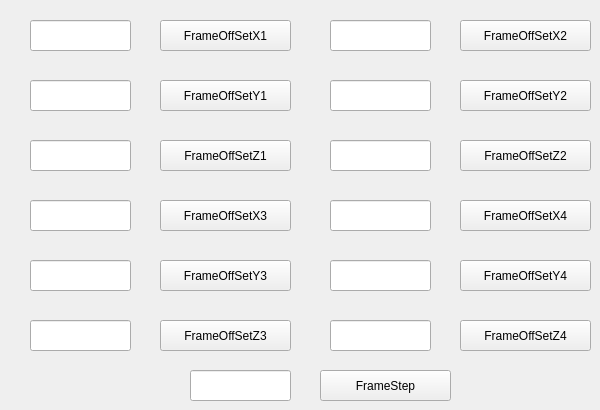
   <widget class="QWidget" name="page_4">
    <widget class="QPushButton" name="pushButton_FrameOffSetX1">
     <property name="geometry">
      <rect>
       <x>160</x>
       <y>20</y>
       <width>131</width>
       <height>31</height>
      </rect>
     </property>
     <property name="styleSheet">
      <string notr="true">font: 75 12pt &quot;微软雅黑&quot;;</string>
     </property>
     <property name="text">
      <string>FrameOffSetX1</string>
     </property>
    </widget>
    <widget class="QLineEdit" name="lineEdit_FrameOffSetX1">
     <property name="geometry">
      <rect>
       <x>30</x>
       <y>20</y>
       <width>101</width>
       <height>31</height>
      </rect>
     </property>
     <property name="alignment">
      <set>Qt::AlignCenter</set>
     </property>
    </widget>
    <widget class="QPushButton" name="pushButton_FrameOffSetZ1">
     <property name="geometry">
      <rect>
       <x>160</x>
       <y>140</y>
       <width>131</width>
       <height>31</height>
      </rect>
     </property>
     <property name="styleSheet">
      <string notr="true">font: 75 12pt &quot;微软雅黑&quot;;</string>
     </property>
     <property name="text">
      <string>FrameOffSetZ1</string>
     </property>
    </widget>
    <widget class="QLineEdit" name="lineEdit_FrameOffSetZ1">
     <property name="geometry">
      <rect>
       <x>30</x>
       <y>140</y>
       <width>101</width>
       <height>31</height>
      </rect>
     </property>
     <property name="alignment">
      <set>Qt::AlignCenter</set>
     </property>
    </widget>
    <widget class="QLineEdit" name="lineEdit_FrameStep">
     <property name="geometry">
      <rect>
       <x>190</x>
       <y>370</y>
       <width>101</width>
       <height>31</height>
      </rect>
     </property>
     <property name="alignment">
      <set>Qt::AlignCenter</set>
     </property>
    </widget>
    <widget class="QPushButton" name="pushButton_FrameOffSetY1">
     <property name="geometry">
      <rect>
       <x>160</x>
       <y>80</y>
       <width>131</width>
       <height>31</height>
      </rect>
     </property>
     <property name="styleSheet">
      <string notr="true">font: 75 12pt &quot;微软雅黑&quot;;</string>
     </property>
     <property name="text">
      <string>FrameOffSetY1</string>
     </property>
    </widget>
    <widget class="QPushButton" name="pushButton_FrameStep">
     <property name="geometry">
      <rect>
       <x>320</x>
       <y>370</y>
       <width>131</width>
       <height>31</height>
      </rect>
     </property>
     <property name="styleSheet">
      <string notr="true">font: 75 12pt &quot;微软雅黑&quot;;</string>
     </property>
     <property name="text">
      <string>FrameStep</string>
     </property>
    </widget>
    <widget class="QLineEdit" name="lineEdit_FrameOffSetY1">
     <property name="geometry">
      <rect>
       <x>30</x>
       <y>80</y>
       <width>101</width>
       <height>31</height>
      </rect>
     </property>
     <property name="alignment">
      <set>Qt::AlignCenter</set>
     </property>
    </widget>
    <widget class="QLineEdit" name="lineEdit_FrameOffSetZ2">
     <property name="geometry">
      <rect>
       <x>330</x>
       <y>140</y>
       <width>101</width>
       <height>31</height>
      </rect>
     </property>
     <property name="alignment">
      <set>Qt::AlignCenter</set>
     </property>
    </widget>
    <widget class="QPushButton" name="pushButton_FrameOffSetY2">
     <property name="geometry">
      <rect>
       <x>460</x>
       <y>80</y>
       <width>131</width>
       <height>31</height>
      </rect>
     </property>
     <property name="styleSheet">
      <string notr="true">font: 75 12pt &quot;微软雅黑&quot;;</string>
     </property>
     <property name="text">
      <string>FrameOffSetY2</string>
     </property>
    </widget>
    <widget class="QPushButton" name="pushButton_FrameOffSetX2">
     <property name="geometry">
      <rect>
       <x>460</x>
       <y>20</y>
       <width>131</width>
       <height>31</height>
      </rect>
     </property>
     <property name="styleSheet">
      <string notr="true">font: 75 12pt &quot;微软雅黑&quot;;</string>
     </property>
     <property name="text">
      <string>FrameOffSetX2</string>
     </property>
    </widget>
    <widget class="QLineEdit" name="lineEdit_FrameOffSetX2">
     <property name="geometry">
      <rect>
       <x>330</x>
       <y>20</y>
       <width>101</width>
       <height>31</height>
      </rect>
     </property>
     <property name="alignment">
      <set>Qt::AlignCenter</set>
     </property>
    </widget>
    <widget class="QPushButton" name="pushButton_FrameOffSetZ2">
     <property name="geometry">
      <rect>
       <x>460</x>
       <y>140</y>
       <width>131</width>
       <height>31</height>
      </rect>
     </property>
     <property name="styleSheet">
      <string notr="true">font: 75 12pt &quot;微软雅黑&quot;;</string>
     </property>
     <property name="text">
      <string>FrameOffSetZ2</string>
     </property>
    </widget>
    <widget class="QLineEdit" name="lineEdit_FrameOffSetY2">
     <property name="geometry">
      <rect>
       <x>330</x>
       <y>80</y>
       <width>101</width>
       <height>31</height>
      </rect>
     </property>
     <property name="alignment">
      <set>Qt::AlignCenter</set>
     </property>
    </widget>
    <widget class="QLineEdit" name="lineEdit_FrameOffSetY3">
     <property name="geometry">
      <rect>
       <x>30</x>
       <y>260</y>
       <width>101</width>
       <height>31</height>
      </rect>
     </property>
     <property name="alignment">
      <set>Qt::AlignCenter</set>
     </property>
    </widget>
    <widget class="QPushButton" name="pushButton_FrameOffSetX3">
     <property name="geometry">
      <rect>
       <x>160</x>
       <y>200</y>
       <width>131</width>
       <height>31</height>
      </rect>
     </property>
     <property name="styleSheet">
      <string notr="true">font: 75 12pt &quot;微软雅黑&quot;;</string>
     </property>
     <property name="text">
      <string>FrameOffSetX3</string>
     </property>
    </widget>
    <widget class="QLineEdit" name="lineEdit_FrameOffSetX3">
     <property name="geometry">
      <rect>
       <x>30</x>
       <y>200</y>
       <width>101</width>
       <height>31</height>
      </rect>
     </property>
     <property name="alignment">
      <set>Qt::AlignCenter</set>
     </property>
    </widget>
    <widget class="QPushButton" name="pushButton_FrameOffSetY3">
     <property name="geometry">
      <rect>
       <x>160</x>
       <y>260</y>
       <width>131</width>
       <height>31</height>
      </rect>
     </property>
     <property name="styleSheet">
      <string notr="true">font: 75 12pt &quot;微软雅黑&quot;;</string>
     </property>
     <property name="text">
      <string>FrameOffSetY3</string>
     </property>
    </widget>
    <widget class="QPushButton" name="pushButton_FrameOffSetZ3">
     <property name="geometry">
      <rect>
       <x>160</x>
       <y>320</y>
       <width>131</width>
       <height>31</height>
      </rect>
     </property>
     <property name="styleSheet">
      <string notr="true">font: 75 12pt &quot;微软雅黑&quot;;</string>
     </property>
     <property name="text">
      <string>FrameOffSetZ3</string>
     </property>
    </widget>
    <widget class="QLineEdit" name="lineEdit_FrameOffSetZ3">
     <property name="geometry">
      <rect>
       <x>30</x>
       <y>320</y>
       <width>101</width>
       <height>31</height>
      </rect>
     </property>
     <property name="alignment">
      <set>Qt::AlignCenter</set>
     </property>
    </widget>
    <widget class="QPushButton" name="pushButton_FrameOffSetZ4">
     <property name="geometry">
      <rect>
       <x>460</x>
       <y>320</y>
       <width>131</width>
       <height>31</height>
      </rect>
     </property>
     <property name="styleSheet">
      <string notr="true">font: 75 12pt &quot;微软雅黑&quot;;</string>
     </property>
     <property name="text">
      <string>FrameOffSetZ4</string>
     </property>
    </widget>
    <widget class="QLineEdit" name="lineEdit_FrameOffSetY4">
     <property name="geometry">
      <rect>
       <x>330</x>
       <y>260</y>
       <width>101</width>
       <height>31</height>
      </rect>
     </property>
     <property name="alignment">
      <set>Qt::AlignCenter</set>
     </property>
    </widget>
    <widget class="QLineEdit" name="lineEdit_FrameOffSetZ4">
     <property name="geometry">
      <rect>
       <x>330</x>
       <y>320</y>
       <width>101</width>
       <height>31</height>
      </rect>
     </property>
     <property name="alignment">
      <set>Qt::AlignCenter</set>
     </property>
    </widget>
    <widget class="QPushButton" name="pushButton_FrameOffSetX4">
     <property name="geometry">
      <rect>
       <x>460</x>
       <y>200</y>
       <width>131</width>
       <height>31</height>
      </rect>
     </property>
     <property name="styleSheet">
      <string notr="true">font: 75 12pt &quot;微软雅黑&quot;;</string>
     </property>
     <property name="text">
      <string>FrameOffSetX4</string>
     </property>
    </widget>
    <widget class="QPushButton" name="pushButton_FrameOffSetY4">
     <property name="geometry">
      <rect>
       <x>460</x>
       <y>260</y>
       <width>131</width>
       <height>31</height>
      </rect>
     </property>
     <property name="styleSheet">
      <string notr="true">font: 75 12pt &quot;微软雅黑&quot;;</string>
     </property>
     <property name="text">
      <string>FrameOffSetY4</string>
     </property>
    </widget>
    <widget class="QLineEdit" name="lineEdit_FrameOffSetX4">
     <property name="geometry">
      <rect>
       <x>330</x>
       <y>200</y>
       <width>101</width>
       <height>31</height>
      </rect>
     </property>
     <property name="alignment">
      <set>Qt::AlignCenter</set>
     </property>
    </widget>
   </widget>
